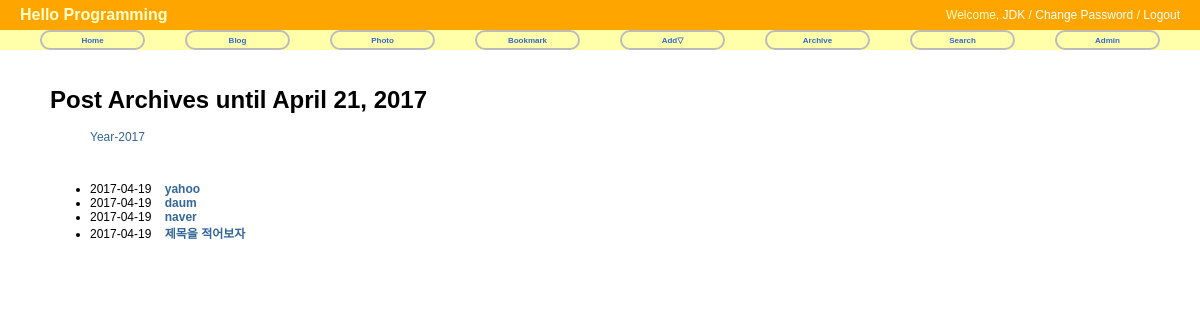
Screenshot of /blog/archive/ with the database file from the repository.
### blog/models.py (models this page shows, shortened)
@python_2_unicode_compatible
class Post(models.Model):
    title = models.CharField('TITLE',max_length=50)
    slug = models.SlugField('SLUG',unique=True,allow_unicode=True,help_text='one word for title alias') #allow_unicode하면 한글처리가능
    description = models.CharField('DESCRIPTION',max_length=100,blank=True,help_text='simple description text')
    content = models.TextField('CONTENT')
    create_date = models.DateTimeField('Create Date',auto_now_add=True)#antu_now_add = 객체가 생성될 때 자동 기록
    modify_date = models.DateTimeField('Modify_Date',auto_now=True)#auto_now = 데이터베이스에 저장될 때 자동 기록
    class Meta: #필드 외에 필요한 파라미터는 메타클래스에 정의
        verbose_name = 'post' #테이블 단수 별칭
        verbose_name_plural = 'posts' #테이블 복수 별칭
        db_table = 'my_post' #데이터베이스에 저장되는 테이블 이름을 'my_post' 로함
        ordering = ('-modify_date',) # 모델객체 리스트 출력시 정렬을 modify_date기준 내림차순
    def get_absolute_url(self):
        return reverse('blog:post_detail',args=(self.slug,)) # 장고 내장 함수

### blog/views.py (the view)
class PostAV(ArchiveIndexView):
    model = Post
    date_field = 'modify_date'

### blog/templates/blog/post_archive.html (shortened to what this page needs)
{% extends "base.html"%}
{% block content %}
<div id="content">
    <h1>Post Archives until {% now "N d, Y" %}</h1>
    <ul>
      {% for date in date_list %}
        <li style="display:inline;">
          <a href="{% url 'blog:post_year_archive' date|date:'Y'%}">Year-{{date|date:"Y"}}</a>
        </li>
      {% endfor %}
    </ul>
    <br />
    <div>
      <ul>
        {% for post in object_list %}
          <li>
            {{post.modify_date|date:"Y-m-d"}}&nbsp;&nbsp;&nbsp;
            <a href="{{post.get_absolute_url}}"><strong>{{post.title}}</strong></a>
          </li>
        {% endfor%}
      </ul>
    </div>
</div>
{% endblock %}

### static/css/base.css (style rules this page uses)
body { font-family: "Lucida Grande","Verdana","Arial","sans-serif"; font-size: 12px; }
div#content { position: absolute; top: 70px; left: 50px; right: 50px; }
a:link, a:visited { color: #369; text-decoration: none; }

### rows the page displays
Post: modify_date "2017-04-19", title "yahoo"
Post: modify_date "2017-04-19", title "daum"
Post: modify_date "2017-04-19", title "naver"
Post: modify_date "2017-04-19", title "제목을 적어보자"

### other values shown
{{ date|date:"Y" }} "2017"
